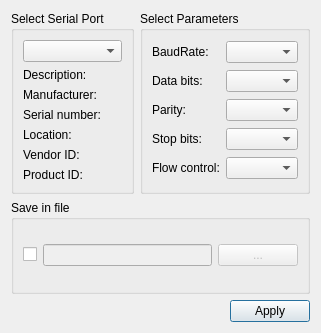
<?xml version="1.0" encoding="UTF-8"?>
<ui version="4.0">
 <class>SettingsDialog</class>
 <widget class="QDialog" name="SettingsDialog">
  <property name="geometry">
   <rect>
    <x>0</x>
    <y>0</y>
    <width>321</width>
    <height>333</height>
   </rect>
  </property>
  <property name="windowTitle">
   <string>Settings</string>
  </property>
  <layout class="QGridLayout" name="gridLayout_3">
   <item row="0" column="1">
    <widget class="QGroupBox" name="parametersBox">
     <property name="title">
      <string>Select Parameters</string>
     </property>
     <layout class="QGridLayout" name="gridLayout_2">
      <item row="0" column="0">
       <widget class="QLabel" name="baudRateLabel">
        <property name="text">
         <string>BaudRate:</string>
        </property>
       </widget>
      </item>
      <item row="0" column="1">
       <widget class="QComboBox" name="baudRateBox"/>
      </item>
      <item row="1" column="0">
       <widget class="QLabel" name="dataBitsLabel">
        <property name="text">
         <string>Data bits:</string>
        </property>
       </widget>
      </item>
      <item row="1" column="1">
       <widget class="QComboBox" name="dataBitsBox"/>
      </item>
      <item row="2" column="0">
       <widget class="QLabel" name="parityLabel">
        <property name="text">
         <string>Parity:</string>
        </property>
       </widget>
      </item>
      <item row="2" column="1">
       <widget class="QComboBox" name="parityBox"/>
      </item>
      <item row="3" column="0">
       <widget class="QLabel" name="stopBitsLabel">
        <property name="text">
         <string>Stop bits:</string>
        </property>
       </widget>
      </item>
      <item row="3" column="1">
       <widget class="QComboBox" name="stopBitsBox"/>
      </item>
      <item row="4" column="0">
       <widget class="QLabel" name="flowControlLabel">
        <property name="text">
         <string>Flow control:</string>
        </property>
       </widget>
      </item>
      <item row="4" column="1">
       <widget class="QComboBox" name="flowControlBox"/>
      </item>
     </layout>
    </widget>
   </item>
   <item row="0" column="0">
    <widget class="QGroupBox" name="selectBox">
     <property name="title">
      <string>Select Serial Port</string>
     </property>
     <layout class="QGridLayout" name="gridLayout">
      <item row="0" column="0">
       <widget class="QComboBox" name="serialPortInfoListBox"/>
      </item>
      <item row="1" column="0">
       <widget class="QLabel" name="descriptionLabel">
        <property name="text">
         <string>Description:</string>
        </property>
       </widget>
      </item>
      <item row="2" column="0">
       <widget class="QLabel" name="manufacturerLabel">
        <property name="text">
         <string>Manufacturer:</string>
        </property>
       </widget>
      </item>
      <item row="3" column="0">
       <widget class="QLabel" name="serialNumberLabel">
        <property name="text">
         <string>Serial number:</string>
        </property>
       </widget>
      </item>
      <item row="4" column="0">
       <widget class="QLabel" name="locationLabel">
        <property name="text">
         <string>Location:</string>
        </property>
       </widget>
      </item>
      <item row="5" column="0">
       <widget class="QLabel" name="vidLabel">
        <property name="text">
         <string>Vendor ID:</string>
        </property>
       </widget>
      </item>
      <item row="6" column="0">
       <widget class="QLabel" name="pidLabel">
        <property name="text">
         <string>Product ID:</string>
        </property>
       </widget>
      </item>
     </layout>
    </widget>
   </item>
   <item row="2" column="0" colspan="2">
    <layout class="QHBoxLayout" name="horizontalLayout">
     <item>
      <spacer name="horizontalSpacer">
       <property name="orientation">
        <enum>Qt::Horizontal</enum>
       </property>
       <property name="sizeHint" stdset="0">
        <size>
         <width>96</width>
         <height>20</height>
        </size>
       </property>
      </spacer>
     </item>
     <item>
      <widget class="QPushButton" name="applyButton">
       <property name="text">
        <string>Apply</string>
       </property>
      </widget>
     </item>
    </layout>
   </item>
   <item row="1" column="0" colspan="2">
    <widget class="QGroupBox" name="saveBox">
     <property name="sizePolicy">
      <sizepolicy hsizetype="Expanding" vsizetype="Preferred">
       <horstretch>0</horstretch>
       <verstretch>0</verstretch>
      </sizepolicy>
     </property>
     <property name="title">
      <string>Save in file</string>
     </property>
     <layout class="QGridLayout" name="gridLayout_4">
      <item row="1" column="1">
       <widget class="QLineEdit" name="pathEdit">
        <property name="enabled">
         <bool>false</bool>
        </property>
        <property name="sizePolicy">
         <sizepolicy hsizetype="Expanding" vsizetype="Fixed">
          <horstretch>0</horstretch>
          <verstretch>0</verstretch>
         </sizepolicy>
        </property>
       </widget>
      </item>
      <item row="1" column="2">
       <widget class="QPushButton" name="pathButton">
        <property name="enabled">
         <bool>false</bool>
        </property>
        <property name="sizePolicy">
         <sizepolicy hsizetype="Minimum" vsizetype="Fixed">
          <horstretch>0</horstretch>
          <verstretch>0</verstretch>
         </sizepolicy>
        </property>
        <property name="minimumSize">
         <size>
          <width>0</width>
          <height>0</height>
         </size>
        </property>
        <property name="text">
         <string>...</string>
        </property>
       </widget>
      </item>
      <item row="1" column="0">
       <widget class="QCheckBox" name="checkSave">
        <property name="text">
         <string/>
        </property>
        <property name="checked">
         <bool>false</bool>
        </property>
       </widget>
      </item>
     </layout>
    </widget>
   </item>
  </layout>
 </widget>
 <resources/>
 <connections/>
</ui>
